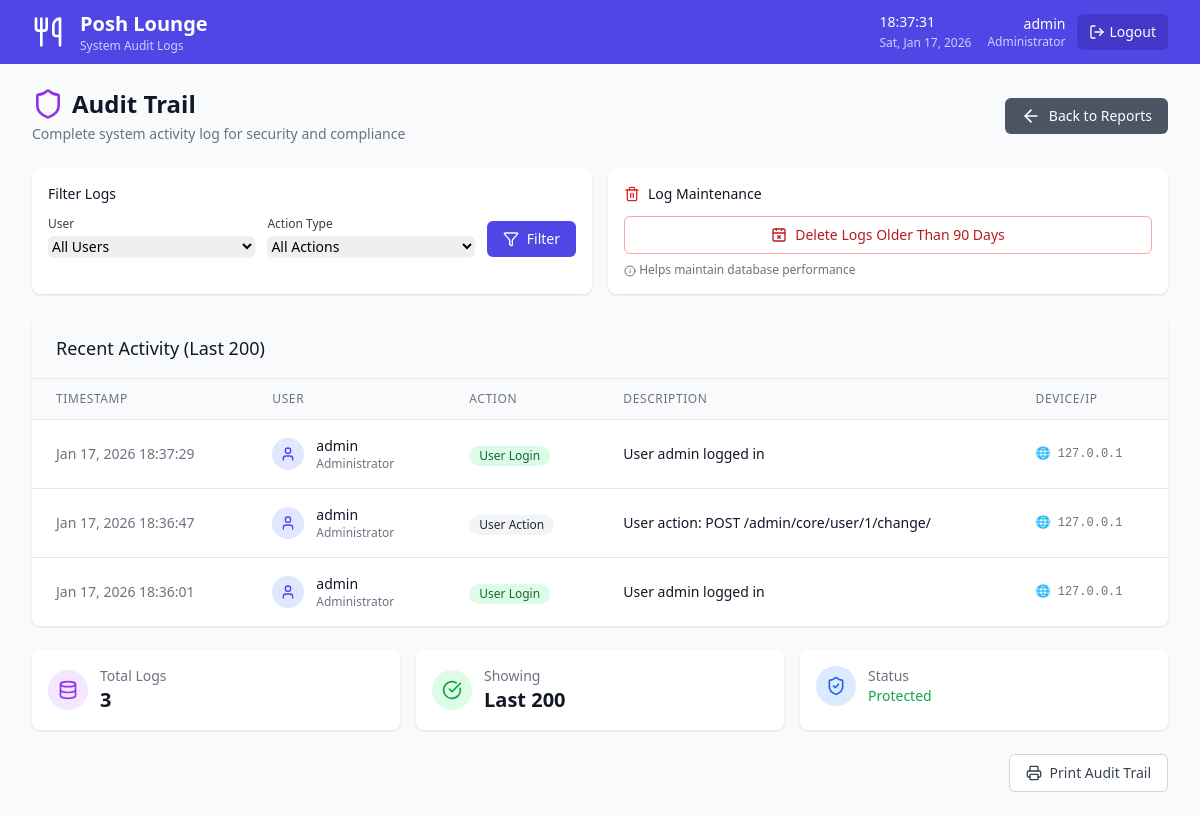
The app's page /dashboard/reports/audit-trail/ (signed in) with its own data.
### core/models.py (models this page shows, shortened)
class User(AbstractUser):
    ROLE_CHOICES = [
        ('admin', 'Administrator'),
        ('cashier', 'Cashier'),
        ('waiter', 'Waiter'),
        ('kitchen', 'Kitchen Staff'),
    ]
    role = models.CharField(max_length=20, choices=ROLE_CHOICES)
    device_id = models.CharField(max_length=100, blank=True, null=True,
                                 help_text="Binds user to specific device for fraud prevention")
    pin_code = models.CharField(max_length=6, blank=True,
                                help_text="Quick PIN for POS login")
    is_active_shift = models.BooleanField(default=False)
    class Meta:
        db_table = 'users'

class AuditLog(models.Model):
    ACTION_TYPES = [
        ('login', 'User Login'),
        ('logout', 'User Logout'),
        ('order_create', 'Order Created'),
        ('order_modify', 'Order Modified'),
        ('order_cancel', 'Order Cancelled'),
        ('payment_process', 'Payment Processed'),
        ('stock_adjust', 'Stock Adjusted'),
        ('price_change', 'Price Changed'),
        ('user_action', 'User Action'),
    ]
    id = models.UUIDField(primary_key=True, default=uuid.uuid4, editable=False)
    user = models.ForeignKey(User, on_delete=models.PROTECT, null=True)
    action_type = models.CharField(max_length=30, choices=ACTION_TYPES)
    table_name = models.CharField(max_length=50, blank=True)
    record_id = models.CharField(max_length=100, blank=True)
    description = models.TextField()
    ip_address = models.GenericIPAddressField(null=True, blank=True)
    device_id = models.CharField(max_length=100, blank=True)
    metadata = models.JSONField(default=dict, blank=True)
    created_at = models.DateTimeField(auto_now_add=True)
    class Meta:
        db_table = 'audit_logs'
        ordering = ['-created_at']
        indexes = [
            models.Index(fields=['-created_at']),
            models.Index(fields=['user', '-created_at']),
            models.Index(fields=['action_type', '-created_at']),
        ]

### dashboard/views.py (the view, shortened to what this page needs)
# urls.py: path('reports/audit-trail/', views.audit_trail, name='audit_trail'),
@login_required
def audit_trail(request):
    if request.user.role != 'admin':
        messages.error(request, 'Access denied')
        return redirect('core:dashboard_router')
    logs = AuditLog.objects.select_related('user').order_by('-created_at')
    user_id = request.GET.get('user')
    if user_id:
        logs = logs.filter(user_id=user_id)
    action_type = request.GET.get('action')
    if action_type:
        logs = logs.filter(action_type=action_type)
    logs = logs[:200]
    context = {
        'logs': logs,
        'users': User.objects.filter(is_active=True),
    }
    return render(request, 'admin/reports/audit_trail.html', context)

### templates/admin/reports/audit_trail.html (shortened to what this page needs)
{% extends 'base.html' %}
{% load static %}
{% block page_subtitle %}System Audit Logs{% endblock %}
{% block content %}
<div class="py-6">
    <div class="max-w-7xl mx-auto px-4 sm:px-6 lg:px-8">
        <div class="mb-6 flex items-center justify-between">
            <div>
                <h1 class="text-2xl font-bold text-gray-900 flex items-center gap-2">
                    <i data-lucide="shield" class="h-8 w-8 text-purple-600"></i>
                    Audit Trail
                </h1>
                <p class="mt-1 text-sm text-gray-500">Complete system activity log for security and compliance</p>
            </div>
            <a href="{% url 'dashboard:reports_dashboard' %}" class="inline-flex items-center gap-2 rounded-md bg-gray-600 px-4 py-2 text-sm font-medium text-white hover:bg-gray-700">
                <i data-lucide="arrow-left" class="h-5 w-5"></i>
                Back to Reports
            </a>
        </div>
        <div class="mb-6 grid grid-cols-1 lg:grid-cols-2 gap-4">
            <div class="bg-white rounded-lg shadow p-4">
                <h3 class="text-sm font-medium text-gray-900 mb-3">Filter Logs</h3>
                <form method="GET" class="flex flex-wrap items-end gap-3">
                    <div class="flex-1 min-w-[150px]">
                        <label for="user" class="block text-xs font-medium text-gray-700 mb-1">User</label>
                        <select name="user" id="user" class="block w-full rounded-md border-gray-300 shadow-sm focus:border-indigo-500 focus:ring-indigo-500 text-sm">
                            <option value="">All Users</option>
                        </select>
                    </div>
                    <div class="flex-1 min-w-[150px]">
                        <label for="action" class="block text-xs font-medium text-gray-700 mb-1">Action Type</label>
                        <select name="action" id="action" class="block w-full rounded-md border-gray-300 shadow-sm focus:border-indigo-500 focus:ring-indigo-500 text-sm">
                            <option value="">All Actions</option>
                        </select>
                    </div>
                    <button type="submit" class="inline-flex items-center gap-2 rounded-md bg-indigo-600 px-4 py-2 text-sm font-medium text-white hover:bg-indigo-700">
                        <i data-lucide="filter" class="h-4 w-4"></i>
                        Filter
                    </button>
                </form>
            </div>
            <div class="bg-white rounded-lg shadow p-4">
                <h3 class="text-sm font-medium text-gray-900 mb-3 flex items-center gap-2">
                    <i data-lucide="trash-2" class="h-4 w-4 text-red-600"></i>
                    Log Maintenance
                </h3>
                <form method="POST" onsubmit="return confirm('Delete audit logs older than 90 days? This action cannot be undone.');">
                    <button type="submit" class="w-full inline-flex items-center justify-center gap-2 rounded-md border border-red-300 bg-white px-4 py-2 text-sm font-medium text-red-700 hover:bg-red-50">
                        <i data-lucide="calendar-x" class="h-4 w-4"></i>
                        Delete Logs Older Than 90 Days
                    </button>
                </form>
                <p class="mt-2 text-xs text-gray-500">
                    <i data-lucide="info" class="h-3 w-3 inline"></i>
                    Helps maintain database performance
                </p>
            </div>
        </div>
        <div class="bg-white shadow rounded-lg overflow-hidden">
            <div class="px-6 py-4 border-b border-gray-200 bg-gray-50">
                <h2 class="text-lg font-medium text-gray-900">Recent Activity (Last 200)</h2>
            </div>
            <div class="overflow-x-auto">
                <table class="min-w-full divide-y divide-gray-200">
                    <thead class="bg-gray-50">
                        <tr>
                            <th class="px-6 py-3 text-left text-xs font-medium text-gray-500 uppercase tracking-wider">Timestamp</th>
                            <th class="px-6 py-3 text-left text-xs font-medium text-gray-500 uppercase tracking-wider">User</th>
                            <th class="px-6 py-3 text-left text-xs font-medium text-gray-500 uppercase tracking-wider">Action</th>
                            <th class="px-6 py-3 text-left text-xs font-medium text-gray-500 uppercase tracking-wider">Description</th>
                            <th class="px-6 py-3 text-left text-xs font-medium text-gray-500 uppercase tracking-wider">Device/IP</th>
                        </tr>
                    </thead>
                    <tbody class="bg-white divide-y divide-gray-200">
                        {% for log in logs %}
                        <tr class="hover:bg-gray-50">
                            <td class="px-6 py-4 whitespace-nowrap text-sm text-gray-500">
                                {{ log.created_at|date:"M d, Y H:i:s" }}
                            </td>
                            <td class="px-6 py-4 whitespace-nowrap">
                                <div class="flex items-center">
                                    <div class="h-8 w-8 rounded-full bg-indigo-100 flex items-center justify-center">
                                        <i data-lucide="user" class="h-4 w-4 text-indigo-600"></i>
                                    </div>
                                    <div class="ml-3">
                                        <div class="text-sm font-medium text-gray-900">
                                            {% if log.user %}{{ log.user.username }}{% else %}System{% endif %}
                                        </div>
                                        {% if log.user %}
                                        <div class="text-xs text-gray-500">{{ log.user.get_role_display }}</div>
                                        {% endif %}
                                    </div>
                                </div>
                            </td>
                            <td class="px-6 py-4 whitespace-nowrap">
                                <span class="inline-flex items-center px-2.5 py-0.5 rounded-full text-xs font-medium
                                    {% if log.action_type == 'login' %}bg-green-100 text-green-800
                                    {% elif log.action_type == 'logout' %}bg-gray-100 text-gray-800
                                    {% elif log.action_type == 'payment_process' %}bg-blue-100 text-blue-800
                                    {% elif log.action_type == 'stock_adjust' %}bg-purple-100 text-purple-800
                                    {% elif log.action_type == 'order_create' %}bg-yellow-100 text-yellow-800
                                    {% else %}bg-gray-100 text-gray-800{% endif %}">
                                    {{ log.get_action_type_display }}
                                </span>
                            </td>
                            <td class="px-6 py-4 text-sm text-gray-900">
                                {{ log.description|truncatewords:15 }}
                            </td>
                            <td class="px-6 py-4 whitespace-nowrap text-sm text-gray-500">
                                <div class="flex flex-col gap-1">
                                    {% if log.ip_address %}
                                    <span class="font-mono text-xs">🌐 {{ log.ip_address }}</span>
                                    {% endif %}
                                </div>
                            </td>
                        </tr>
                        {% endfor %}
                    </tbody>
                </table>
            </div>
        </div>
        <div class="mt-6 grid grid-cols-1 md:grid-cols-3 gap-4">
            <div class="bg-white rounded-lg shadow p-4">
                <div class="flex items-center gap-3">
                    <div class="h-10 w-10 rounded-full bg-purple-100 flex items-center justify-center">
                        <i data-lucide="database" class="h-5 w-5 text-purple-600"></i>
                    </div>
                    <div>
                        <p class="text-sm text-gray-500">Total Logs</p>
                        <p class="text-xl font-bold text-gray-900">{{ logs|length }}</p>
                    </div>
                </div>
            </div>
            <div class="bg-white rounded-lg shadow p-4">
                <div class="flex items-center gap-3">
                    <div class="h-10 w-10 rounded-full bg-green-100 flex items-center justify-center">
                        <i data-lucide="check-circle" class="h-5 w-5 text-green-600"></i>
                    </div>
                    <div>
                        <p class="text-sm text-gray-500">Showing</p>
                        <p class="text-xl font-bold text-gray-900">Last 200</p>
                    </div>
                </div>
            </div>
            <div class="bg-white rounded-lg shadow p-4">
                <div class="flex items-center gap-3">
                    <div class="h-10 w-10 rounded-full bg-blue-100 flex items-center justify-center">
                        <i data-lucide="shield-check" class="h-5 w-5 text-blue-600"></i>
                    </div>
                    <div>
                        <p class="text-sm text-gray-500">Status</p>
                        <p class="text-sm font-medium text-green-600">Protected</p>
                    </div>
                </div>
            </div>
        </div>
        <div class="mt-6 flex justify-end gap-3">
            <button onclick="window.print()" class="inline-flex items-center gap-2 rounded-md bg-white border border-gray-300 px-4 py-2 text-sm font-medium text-gray-700 hover:bg-gray-50">
                <i data-lucide="printer" class="h-4 w-4"></i>
                Print Audit Trail
            </button>
        </div>
    </div>
</div>
{% endblock %}

### templates/base.html (shortened to what this page needs)
{% load static %}
<!DOCTYPE html>
<html lang="en" class="h-full bg-gray-50">
<head>
    <link rel="stylesheet" href="{% static 'css/tailwind.css' %}">
</head>
<body class="h-full">
    <div class="min-h-full">
        {% if user.is_authenticated %}
        <nav class="bg-indigo-600 no-print">
            <div class="mx-auto max-w-7xl px-4 sm:px-6 lg:px-8">
                <div class="flex h-16 items-center justify-between">
                    <div class="flex items-center">
                        <a href="{% url 'core:dashboard_router' %}" class="flex items-center hover:opacity-80 transition-opacity">
                            <div class="flex-shrink-0">
                                <i data-lucide="utensils" class="h-8 w-8 text-white"></i>
                            </div>
                            <div class="ml-4">
                                <h1 class="text-xl font-bold text-white">Posh Lounge</h1>
                                <p class="text-xs text-indigo-200">{% block page_subtitle %}POS System{% endblock %}</p>
                            </div>
                        </a>
                    </div>
                    <div class="flex items-center gap-4">
                        <div class="text-white text-sm">
                            <span id="current-time"></span>
                        </div>
                        <div class="flex items-center gap-3 text-white">
                            <div class="text-right">
                                <p class="text-sm font-medium">{{ user.username }}</p>
                                <p class="text-xs text-indigo-200">{{ user.get_role_display }}</p>
                            </div>
                            <a href="{% url 'core:logout' %}" class="rounded-md bg-indigo-700 px-3 py-2 text-sm font-medium text-white hover:bg-indigo-800 flex items-center gap-1">
                                <i data-lucide="log-out" class="h-4 w-4"></i>
                                Logout
                            </a>
                        </div>
                    </div>
                </div>
            </div>
        </nav>
        {% endif %}
        <main>
            {% block content %}{% endblock %}
        </main>
    </div>
</body>
</html>

### records on screen
User: username "admin", role "Administrator"
AuditLog: created_at "Jan 17, 2026 18:37:29", user.username "admin", user.role "Administrator", action_type "User Login", description "User admin logged in", ip_address "127.0.0.1"
AuditLog: created_at "Jan 17, 2026 18:36:47", user.username "admin", user.role "Administrator", action_type "User Action", description "User action: POST /admin/core/user/1/change/", ip_address "127.0.0.1"
AuditLog: created_at "Jan 17, 2026 18:36:01", user.username "admin", user.role "Administrator", action_type "User Login", description "User admin logged in", ip_address "127.0.0.1"

### other values on screen
{{ logs|length }} "3"
